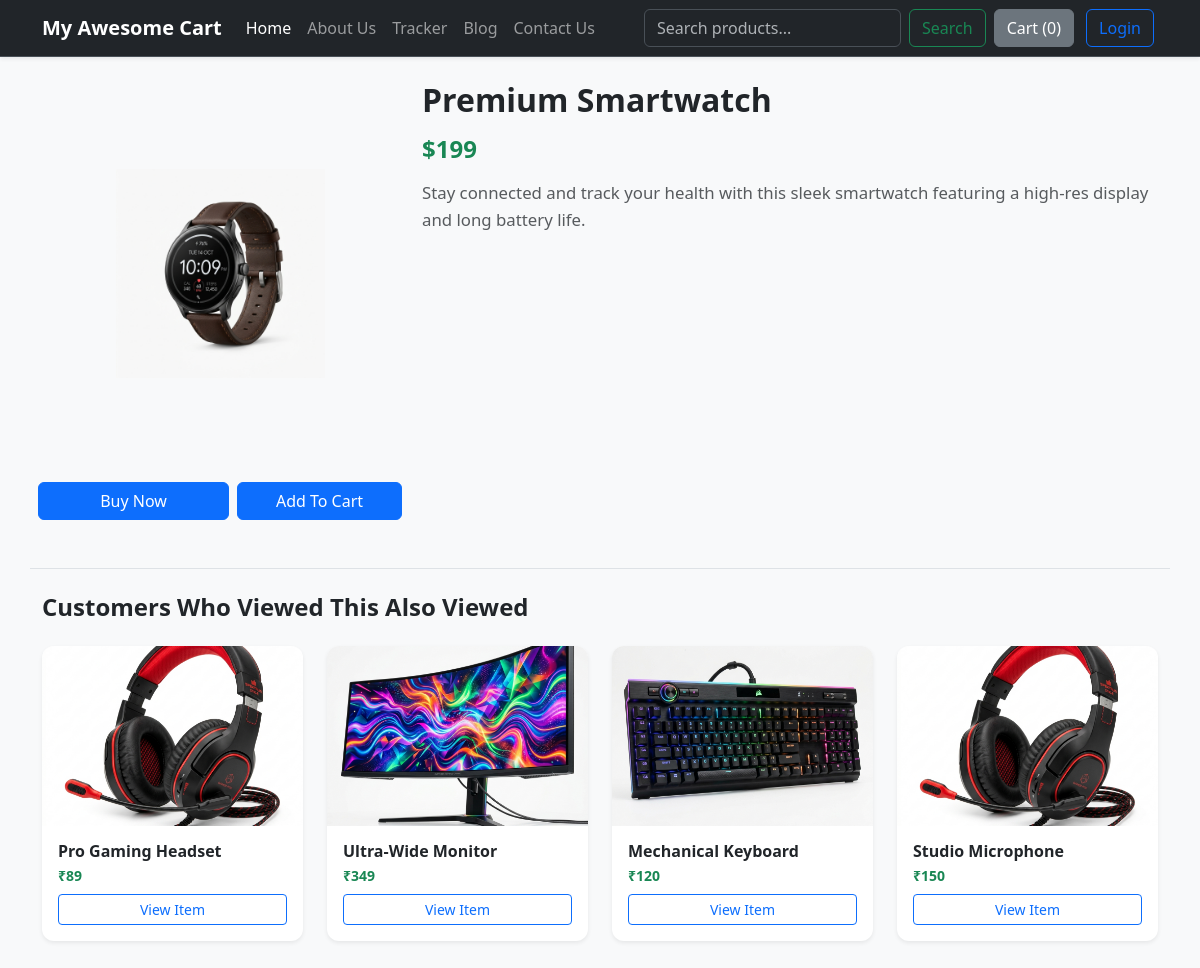
Screenshot of /shop/products/24 with the database file from the repository.
### shop/models.py (models this page shows, shortened)
class Product(models.Model):
    product_name = models.CharField(max_length=50)
    category = models.CharField(max_length=50, default="")
    subcategory = models.CharField(max_length=50, default="")
    price = models.IntegerField(default=0)
    description = models.CharField(max_length=300)
    pub_date = models.DateField()
    image = models.ImageField(upload_to="shop/images", default="")
    views = models.IntegerField(default=0)

### shop/views.py (the view)
# urls.py: path("products/<int:myid>", views.productview, name="View Product"),
def productview(request, myid):
    product = get_object_or_404(Product, id=myid)
    product.views += 1
    product.save()
    recommendations = Product.objects.filter(category=product.category).exclude(id=product.id).order_by('-views')[:4]
    return render(request, 'shop/productView.html', {'product': product, 'recommendations': recommendations})

### shop/Templates/shop/productView.html (shortened to what this page needs)
{% extends "shop/basic.html" %}
{% block body %}
<div class="container my-4">
  <div class="row">
    <div class="col-md-4">
      <div class="row mb-3 justify-content-center">
        <img src="/media/{{product.image}}" style="width: 233px; height: 385px; object-fit: contain;">
      </div>
      <div class="row px-2 gap-2">
        <button class="col btn btn-primary"> Buy Now </button>
        <span id="divpr{{product.id}}" class="col p-0">
          <button id="pr{{product.id}}" class="btn btn-primary w-100 cart"> Add To Cart </button>
        </span>
      </div>
    </div>
    <div class="col-md-8">
      <h2 class="fw-bold text-dark card-title" id="namepr{{product.id}}">{{product.product_name}}</h2>
      <h4 class="text-success fw-bold my-3">${{product.price}}</h4>
      <p class="text-muted lead" style="font-size: 1.05rem; line-height: 1.6;">{{product.description}}</p>
    </div>
  </div>
</div>
{% if recommendations %}
<div class="container my-5 pt-4 border-top">
  <h4 class="fw-bold mb-4">Customers Who Viewed This Also Viewed</h4>
  <div class="row g-4">
    {% for rec in recommendations %}
    <div class="col-6 col-md-3">
      <div class="card product-card h-100 shadow-sm border-0 bg-white">
        <img src="/media/{{rec.image}}" class="card-img-top" alt="{{rec.product_name}}" style="height: 180px; object-fit: cover;">
        <div class="card-body d-flex flex-column p-3">
          <h6 class="card-title fw-bold text-dark mb-1 text-truncate" title="{{rec.product_name}}">{{rec.product_name}}</h6>
          <p class="text-success fw-semibold small mb-2">₹{{rec.price}}</p>
          <a href="/shop/products/{{rec.id}}" class="btn btn-outline-primary btn-sm mt-auto w-100 stretched-link">View Item</a>
        </div>
      </div>
    </div>
    {% endfor %}
  </div>
</div>
{% endif %}
{% endblock %}

### shop/Templates/shop/productView.html (style rules this page uses)
:root { --primary-color: #0d6efd; --hover-lift: -6px; }
body { background-color: #f8f9fa; }
.product-card { border: none; border-radius: 12px; transition: transform 0.3s ease, box-shadow 0.3s ease; background: #ffffff; }
.product-card img { border-top-left-radius: 12px; border-top-right-radius: 12px; height: 200px; object-fit: cover; }

### rows the page displays
Product: image (picture), product_name "Premium Smartwatch", price "199", description "Stay connected and track your health with this sleek smartwatch featuring a high-res display and long battery life."
Product: image (picture), product_name "Pro Gaming Headset", price "89"
Product: image (picture), product_name "Ultra-Wide Monitor", price "349"
Product: image (picture), product_name "Mechanical Keyboard", price "120"
Product: image (picture), product_name "Studio Microphone", price "150"
